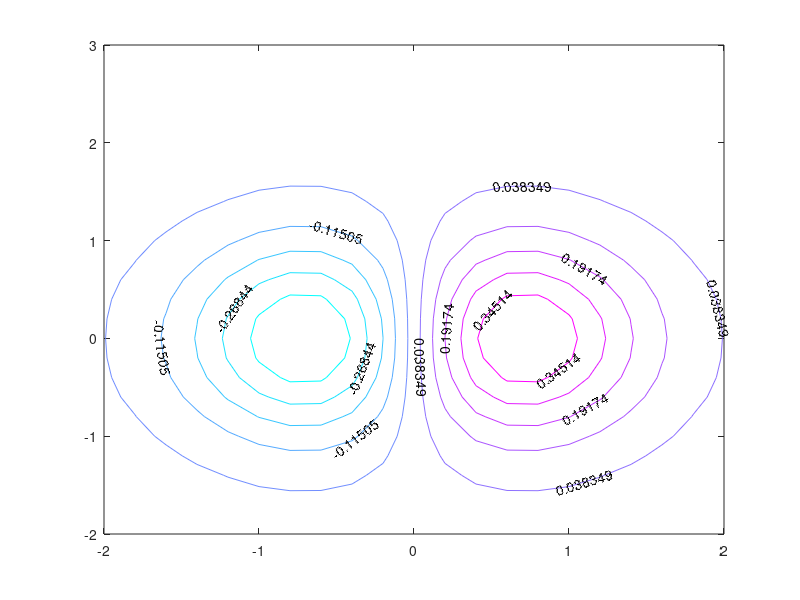

MATLAB code for this plot:
[X,Y] = meshgrid(-2:.2:2,-2:.2:3);
Z = X.*exp(-X.^2-Y.^2); 
[C,h] = contour(X,Y,Z);
set(h,'ShowText','on','TextStep',get(h,'LevelStep')*2)
colormap cool